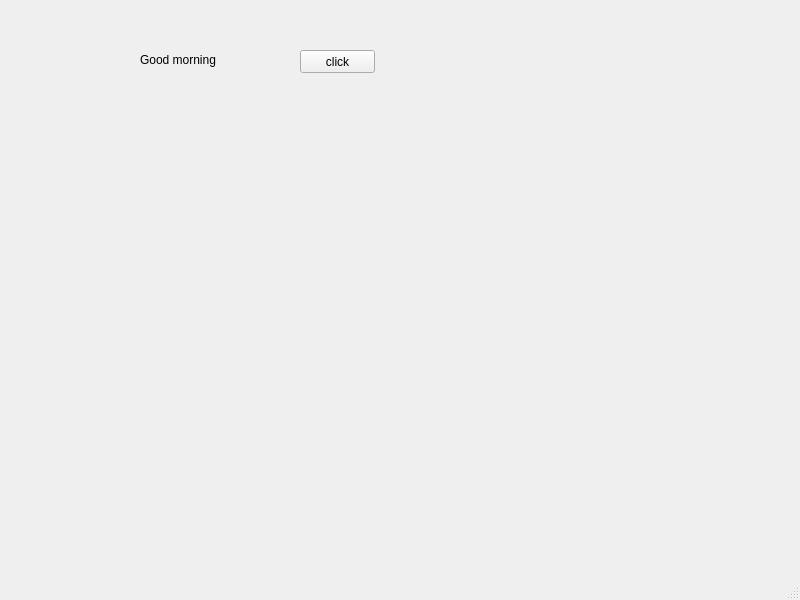
<?xml version="1.0" encoding="UTF-8"?>
<ui version="4.0">
 <class>MainWindow</class>
 <widget class="QMainWindow" name="MainWindow">
  <property name="geometry">
   <rect>
    <x>0</x>
    <y>0</y>
    <width>800</width>
    <height>600</height>
   </rect>
  </property>
  <property name="windowTitle">
   <string>MainWindow</string>
  </property>
  <widget class="QWidget" name="centralwidget">
   <widget class="QLabel" name="lbl">
    <property name="geometry">
     <rect>
      <x>140</x>
      <y>50</y>
      <width>121</width>
      <height>20</height>
     </rect>
    </property>
    <property name="text">
     <string>Good morning</string>
    </property>
   </widget>
   <widget class="QPushButton" name="pb">
    <property name="geometry">
     <rect>
      <x>300</x>
      <y>50</y>
      <width>75</width>
      <height>23</height>
     </rect>
    </property>
    <property name="text">
     <string>click</string>
    </property>
   </widget>
  </widget>
  <widget class="QMenuBar" name="menubar">
   <property name="geometry">
    <rect>
     <x>0</x>
     <y>0</y>
     <width>800</width>
     <height>21</height>
    </rect>
   </property>
  </widget>
  <widget class="QStatusBar" name="statusbar"/>
 </widget>
 <resources/>
 <connections/>
</ui>
